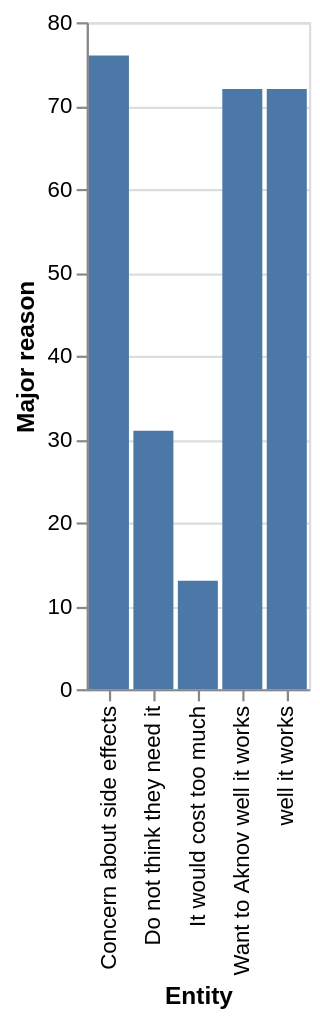

Vega-Lite specification for this chart:
### Vega-Lite specification from a JSON file in a GitHub repository (floating-point values rounded to 4 significant figures)
{"$schema": "https://vega.github.io/schema/vega-lite/v5.json", "description": "Bar chart auto-generated from CSV", "data": {"values": [{"Entity": "It would cost too much", "Major reason": "13", "Minor reason": "19", "NET": "32"}, {"Entity": "Do not think they need it", "Major reason": "31", "Minor reason": "24", "NET": "55"}, {"Entity": "well it works", "Major reason": "72", "Minor reason": "12", "NET": "85"}, {"Entity": "Want to Aknov well it works", "Major reason": "72", "Minor reason": "12", "NET": "85"}, {"Entity": "Concern about side effects", "Major reason": "76", "Minor reason": "14", "NET": "90"}]}, "mark": "bar", "encoding": {"x": {"field": "Entity", "type": "ordinal"}, "y": {"field": "Major reason", "type": "quantitative"}}}
